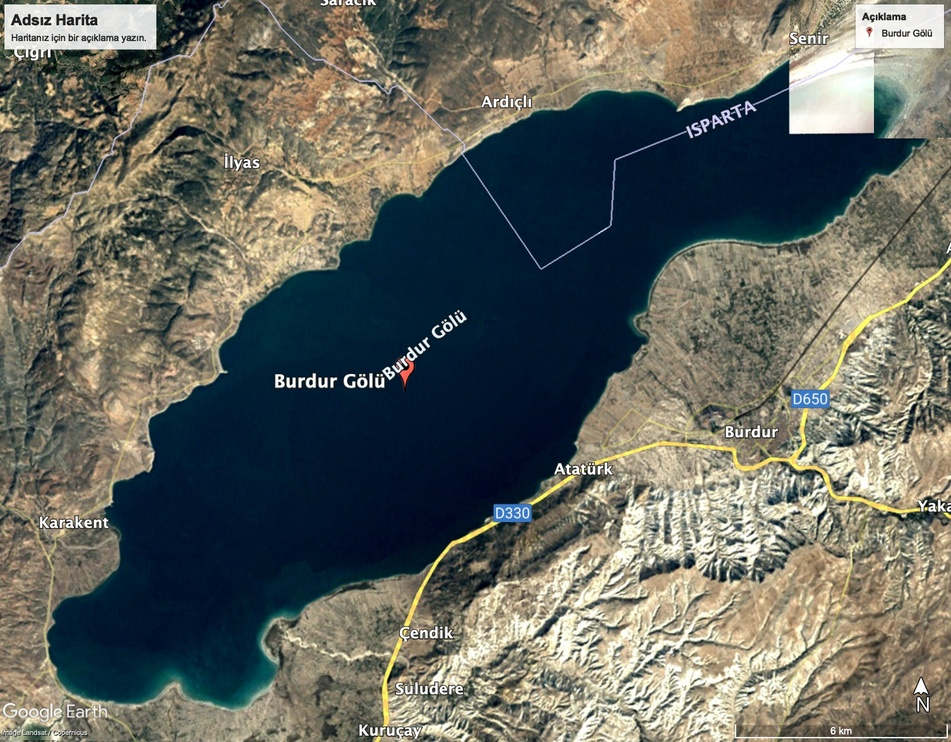
#> input picture training_images/1.jpg, 951 x 742 px, shrunk from 1506 x 1174 before the run; its folder holds only this picture in this run
$ python create_seg_dataset.py
#> lines starting #> are read from the running program, lines starting #| are printed output that depends on the picture; after the words box and inside, x2 and y2 are one past the last pixel; in counts of white or black regions, pixels touching at a corner belong together
import cv2
import numpy as np
from pathlib import Path
from PIL import Image

DATA_DIR = Path("training_images")

OUT_DIR = Path("dataset")
OUT_IMG = OUT_DIR / "images/train"
OUT_LBL = OUT_DIR / "labels/train"
OUT_MASK = OUT_DIR / "masks/train"

OUT_IMG.mkdir(parents=True, exist_ok=True)
OUT_LBL.mkdir(parents=True, exist_ok=True)
OUT_MASK.mkdir(parents=True, exist_ok=True)

def compute_ndwi(img):
    green = img[:, :, 1].astype(float)
    blue = img[:, :, 0].astype(float)
    return (green - blue) / (green + blue + 1e-6)

images = list(DATA_DIR.glob("*.jpg"))
print(f"{len(images)} görüntü bulundu. Polygon maskeler üretiliyor...")

for img_path in images:
    img = np.array(Image.open(img_path).convert("RGB"))
#> img is the input picture: shape (742, 951, 3); mean R, G, B 100.3, 102.8, 95.2
    h, w, _ = img.shape

    ndwi = compute_ndwi(img)
#> in compute_ndwi, `green = img[:, :, 1].astype(float)`:
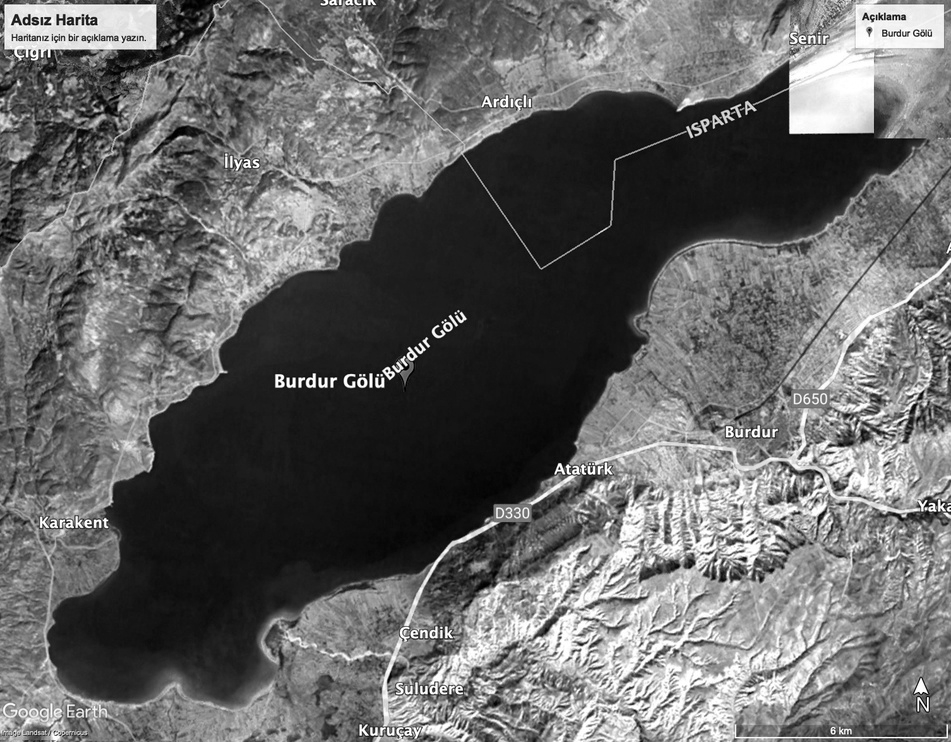
#> green: shape (742, 951) float64; min 0, max 255, mean 102.8
#> in compute_ndwi, `blue = img[:, :, 0].astype(float)`:
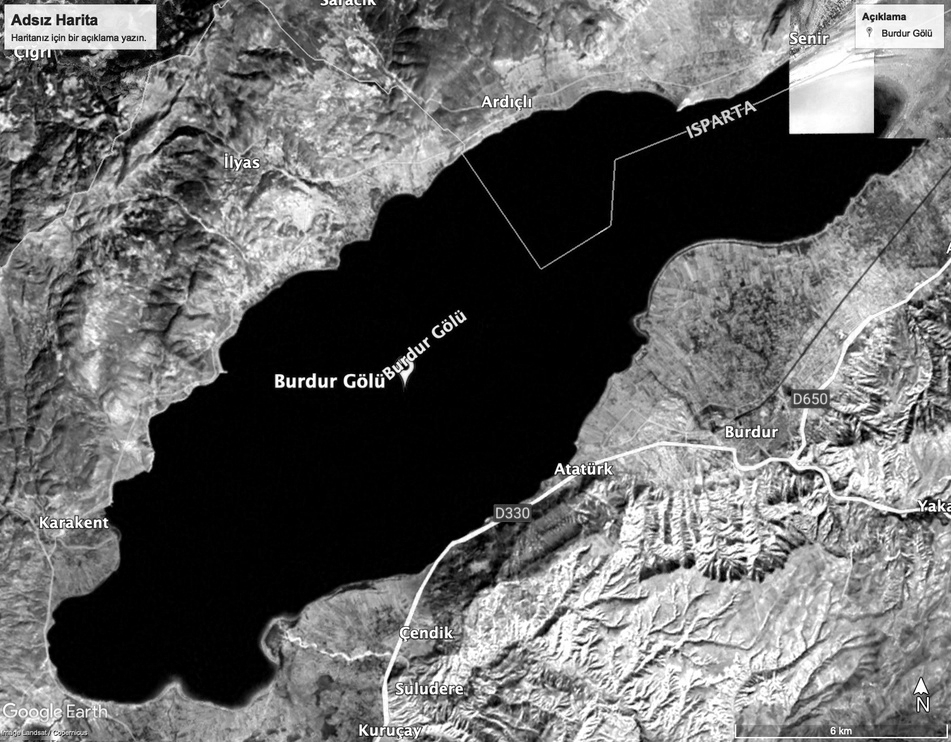
#> blue: shape (742, 951) float64; min 0, max 255, mean 100.3
#> in compute_ndwi, `return (green - blue) / (green + blue + 1e-6)`:
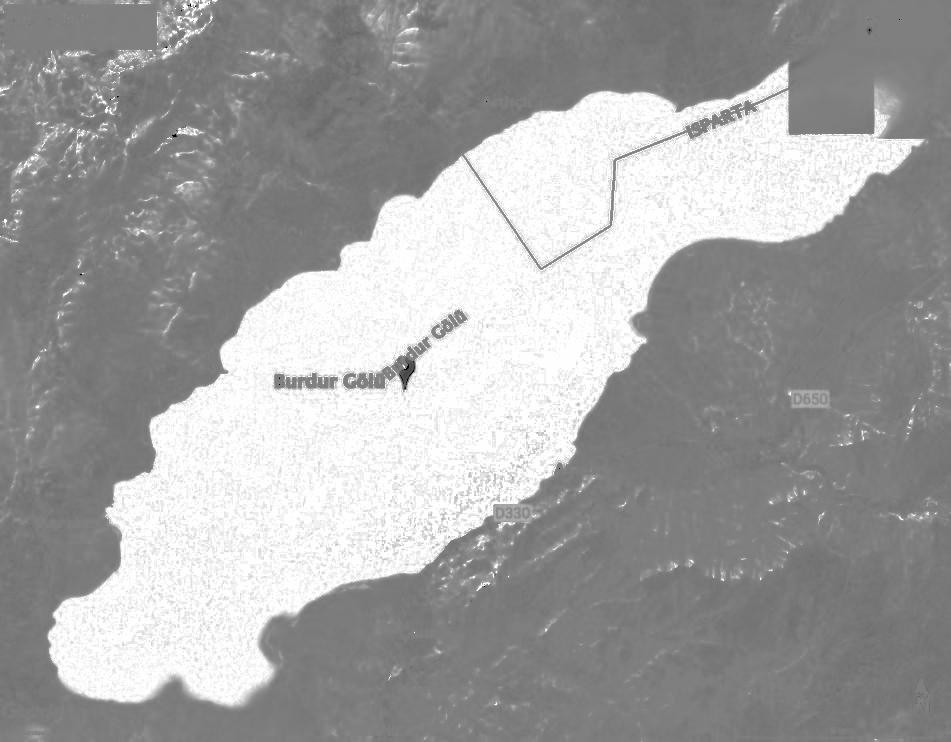
#> returned value: shape (742, 951) float64; min -1, max 1, mean 0.272; drawn with min black and max white
    mask = (ndwi > 0.05).astype(np.uint8) * 255
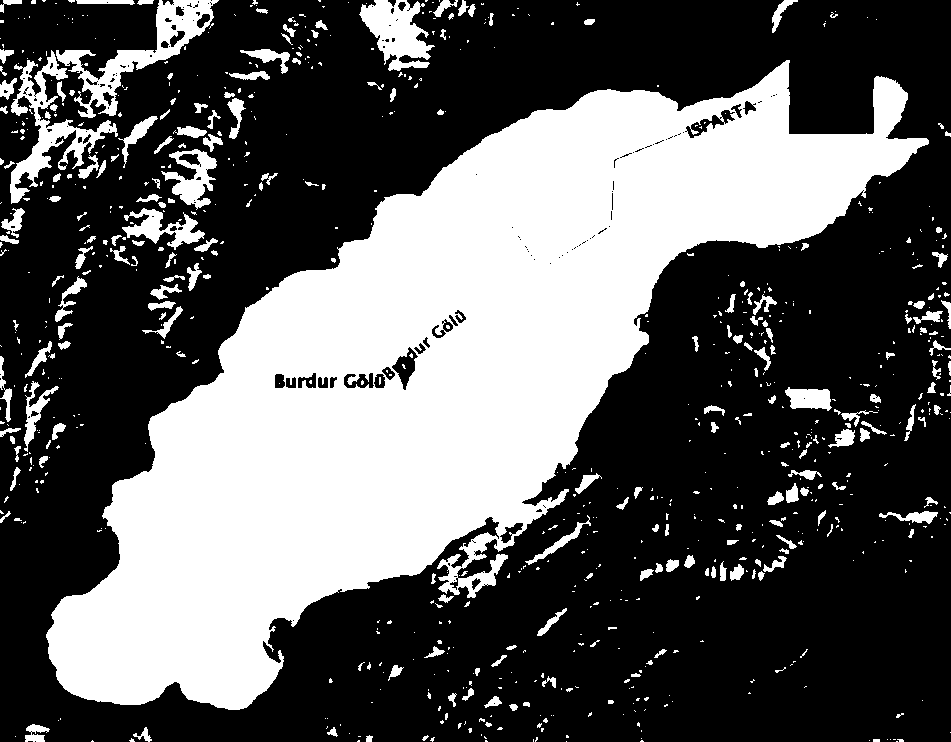
#> mask: shape (742, 951); 36.4% white; 808 white regions (591 under 20 px)

    # Maske kaydet
    cv2.imwrite(str(OUT_MASK / f"{img_path.stem}.png"), mask)

    # Polygon bul
    contours, _ = cv2.findContours(mask, cv2.RETR_EXTERNAL, cv2.CHAIN_APPROX_SIMPLE)
#> contours = 795 contours, 633 with area under 20; largest, box (x1, y1, x2, y2) and area: (46, 60, 929, 710) 222226, (56, 0, 219, 118) 4692, (10, 50, 118, 204) 3474, (359, 0, 435, 71) 2866, (161, 149, 217, 210) 1530

    label_path = OUT_LBL / f"{img_path.stem}.txt"
    with open(label_path, "w") as f:
        if len(contours) == 0:
            print(f"⚠ {img_path.name}: su bulunamadı → boş mask kaydedildi.")
            continue

        cnt = max(contours, key=cv2.contourArea)
#> cnt = contour of 1787 points, box (x1, y1, x2, y2) (46, 60, 929, 710), area 222226

        points = []
        for p in cnt:
            x, y = p[0]
            points.append(x / w)
            points.append(y / h)
#> this loop made 1787 passes
#> (x, y) on passes 1 to 3: (786, 60), (784, 62), (783, 62)
#> after the loop, points = 3574 values, max 0.976 at index 3390, min 0.0484 at index 1108, mean 0.524

        # YOLO SEG formatı:
        # class x1 y1 x2 y2 x3 y3 ...
        f.write("0 " + " ".join(map(str, points)))

    # Orijinal görüntüyü de kopyala
    cv2.imwrite(str(OUT_IMG / img_path.name), cv2.cvtColor(img, cv2.COLOR_RGB2BGR))

print("✔ YOLOv8-SEGMANTASYON dataset hazır!")

$ run again, on training_images/102.jpg
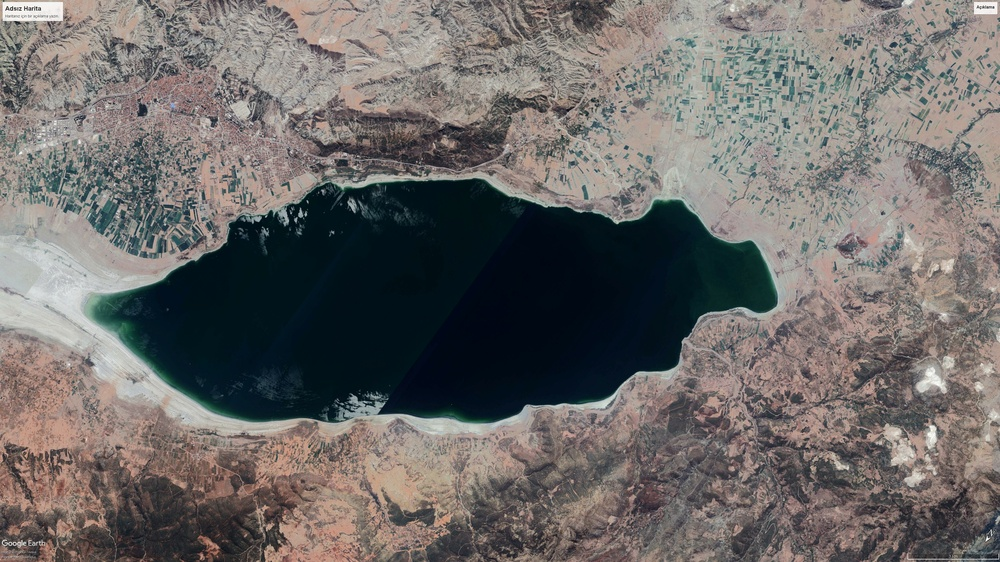
#> input picture training_images/102.jpg, 1000 x 562 px, shrunk from 3840 x 2160 before the run
#> img is the input picture: shape (562, 1000, 3); mean R, G, B 109.6, 106.3, 104.4
#> in compute_ndwi, `return (green - blue) / (green + blue + 1e-6)`:
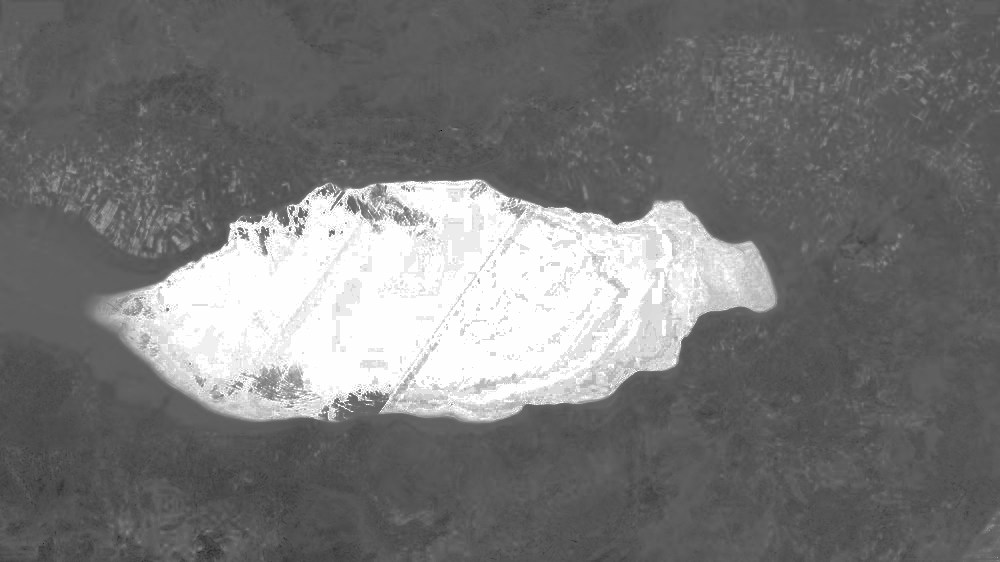
#> returned value: shape (562, 1000) float64; min -0.6, max 1, mean 0.151; drawn with min black and max white
#> `mask = (ndwi > 0.05).astype(np.uint8) * 255`:
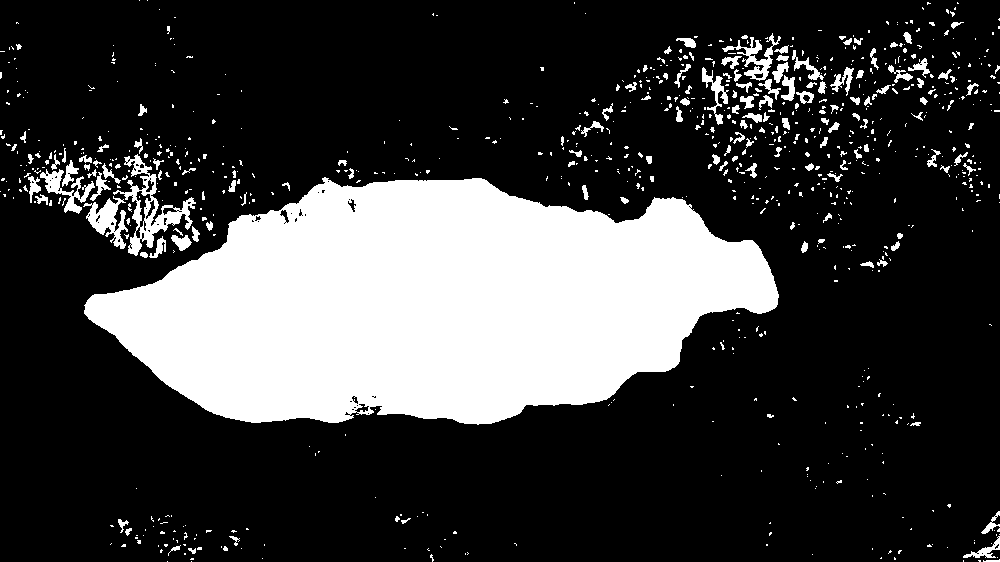
#> mask: shape (562, 1000); 24% white; 856 white regions (704 under 20 px)
#> contours = 855 contours, 751 with area under 20; largest, box (x1, y1, x2, y2) and area: (84, 177, 779, 425) 116695, (113, 154, 196, 256) 2252, (83, 196, 128, 249) 887, (40, 169, 95, 214) 642, (722, 33, 781, 81) 599
#> cnt = contour of 740 points, box (x1, y1, x2, y2) (84, 177, 779, 425), area 116695
#> the loop `for p in cnt:` made 740 passes
#> (x, y) on passes 1 to 3: (324, 177), (323, 178), (322, 178)
#> after the loop `for p in cnt:`: points = 1480 values, max 0.778 at index 978, min 0.084 at index 274, mean 0.485

$ run again, on training_images/103.jpg
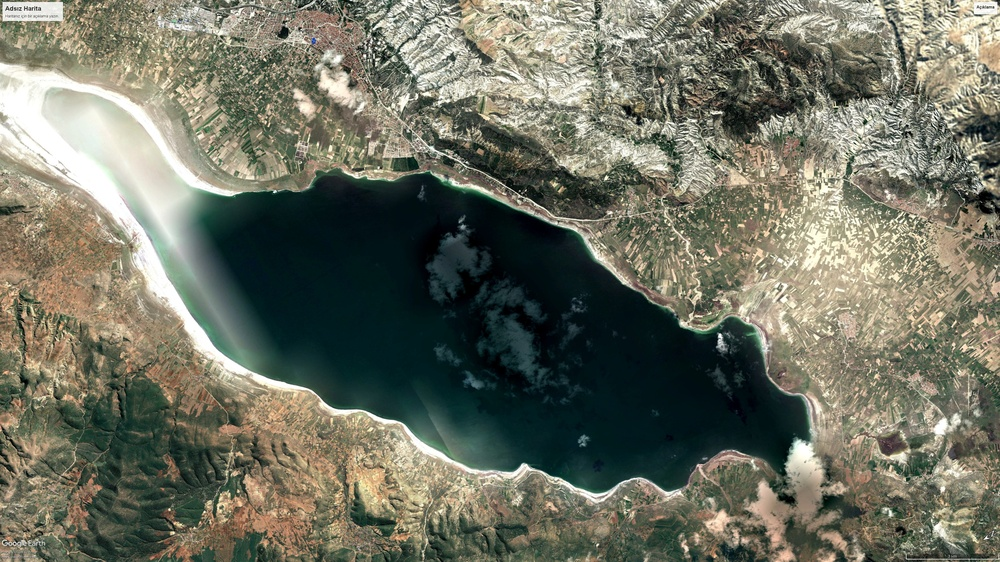
#> input picture training_images/103.jpg, 1000 x 562 px, shrunk from 3840 x 2160 before the run
#> img is the input picture: shape (562, 1000, 3); mean R, G, B 111.1, 113.2, 98.4
#> in compute_ndwi, `return (green - blue) / (green + blue + 1e-6)`:
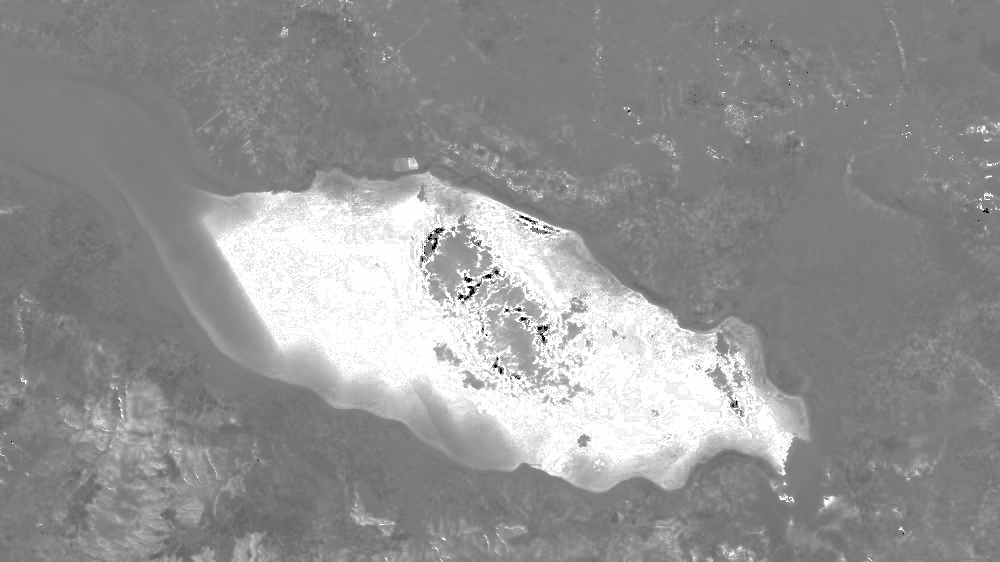
#> returned value: shape (562, 1000) float64; min -1, max 1, mean 0.154; drawn with min black and max white
#> `mask = (ndwi > 0.05).astype(np.uint8) * 255`:
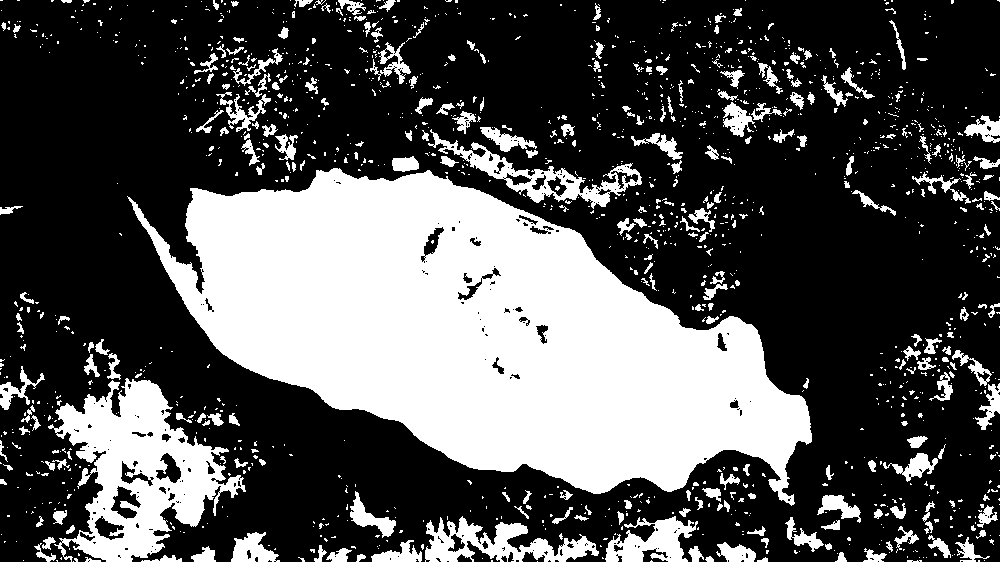
#> mask: shape (562, 1000); 32.4% white; 1469 white regions (1186 under 20 px)
#> contours = 1467 contours, 1271 with area under 20; largest, box (x1, y1, x2, y2) and area: (127, 168, 812, 506) 124704, (48, 378, 246, 562) 17766, (428, 129, 642, 209) 3777, (425, 516, 599, 562) 3506, (605, 516, 698, 562) 2141
#> cnt = contour of 1071 points, box (x1, y1, x2, y2) (127, 168, 812, 506), area 124704
#> the loop `for p in cnt:` made 1071 passes
#> (x, y) on passes 1 to 3: (333, 168), (332, 169), (331, 169)
#> after the loop `for p in cnt:`: points = 2142 values, max 0.899 at index 1387, min 0.127 at index 468, mean 0.518

$ run again, on training_images/104.jpg
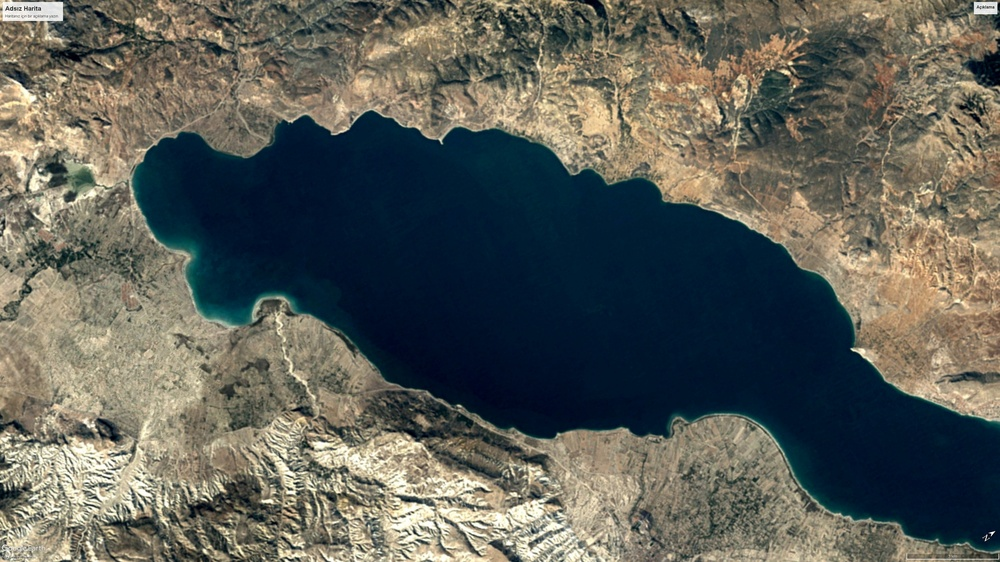
#> input picture training_images/104.jpg, 1000 x 562 px, shrunk from 3840 x 2160 before the run
#> img is the input picture: shape (562, 1000, 3); mean R, G, B 93.3, 95.3, 88.2
#> in compute_ndwi, `return (green - blue) / (green + blue + 1e-6)`:
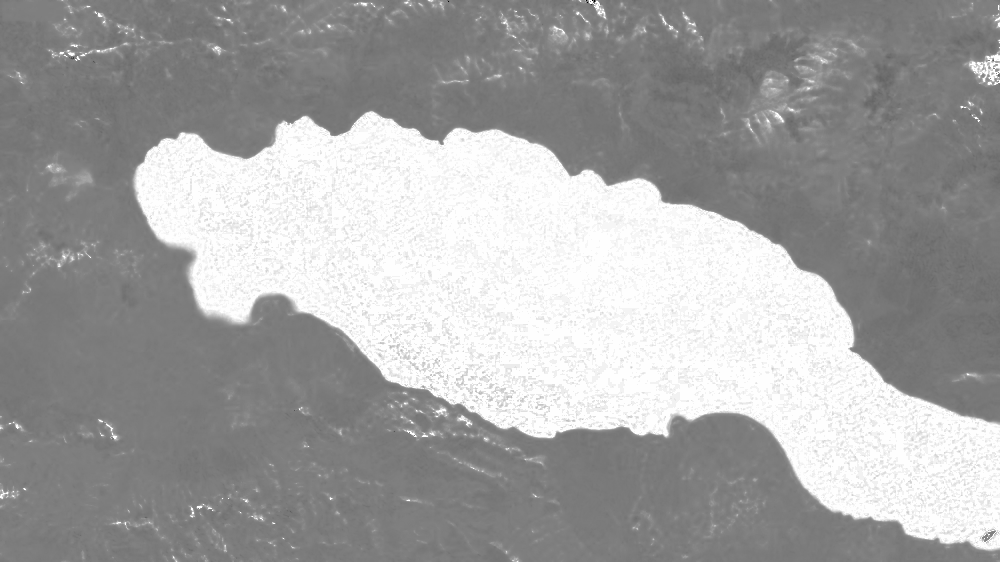
#> returned value: shape (562, 1000) float64; min -1, max 1, mean 0.285; drawn with min black and max white
#> `mask = (ndwi > 0.05).astype(np.uint8) * 255`:
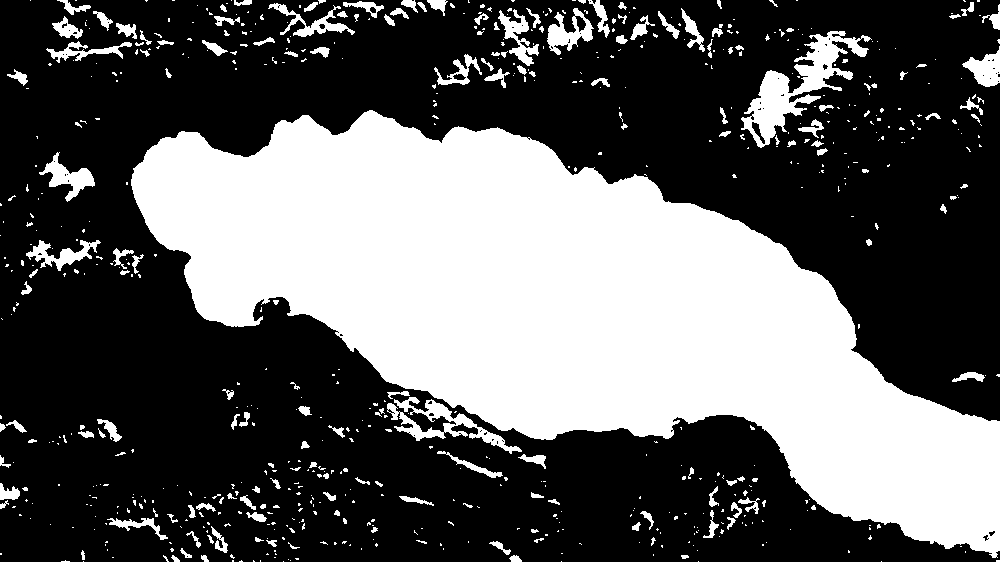
#> mask: shape (562, 1000); 36.7% white; 684 white regions (512 under 20 px)
#> contours = 684 contours, 572 with area under 20; largest, box (x1, y1, x2, y2) and area: (131, 110, 1000, 558) 178372, (741, 31, 872, 148) 4248, (387, 397, 522, 454) 1651, (547, 8, 594, 55) 971, (39, 152, 95, 202) 896
#> cnt = contour of 1151 points, box (x1, y1, x2, y2) (131, 110, 1000, 558), area 178372
#> the loop `for p in cnt:` made 1151 passes
#> (x, y) on passes 1 to 3: (369, 110), (368, 111), (367, 111)
#> after the loop `for p in cnt:`: points = 2302 values, max 0.999 at index 1478, min 0.131 at index 286, mean 0.556
